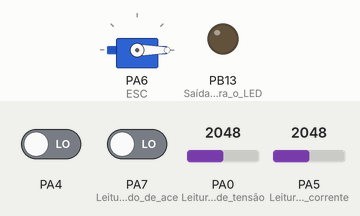
A sketch run on a simulated STM32 Blue Pill. Shown: servo, output pins drawn as LEDs (lit = HIGH). The inputs (shaded band) are chosen by the test bench; at power-on: PA4 LOW, PA0 (Leitura_de_tensão) = 2048, PA5 (Leitura_de_corrente) = 2048, PA7 (Leitura_do_comando_de_ace) LOW. EEPROM starts erased; what the sketch prints to the serial monitor is not drawn.

Above: at 0.1 s.
At 1.2 s:
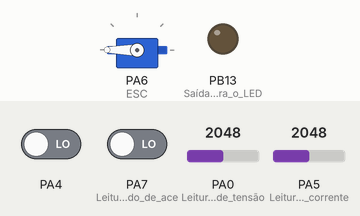
1.3 s: PA4 driven HIGH
At 2.4 s:
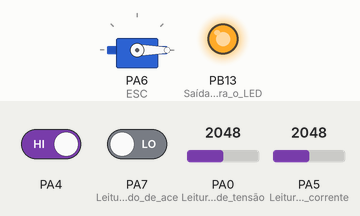
Timing chart, 0 to 33.5 s (numbered marks = the images above; inputs shaded):
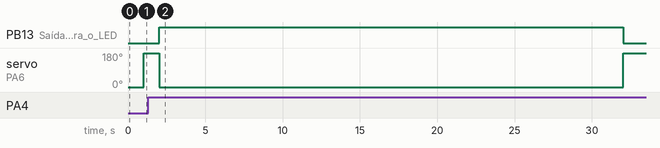

Measured:
- after the input at 1.3 s, PB13 (Saída_para_o_LED): LOW → HIGH after 0.71 s, → LOW 30.0 s later; servo on PA6 (ESC): 180° → 0° after 0.71 s, → 180° 30.0 s later

The sketch:

limitador_potencia_STM32.ino
```cpp
#include "Servo.h"
#include <EEPROM.h>

// ===== Constantes de reguláveis ===== // Ajustar conforme necessário
#define potlimit 660.0 // Limite de potência, em watts
#define iref 30.0 // Corrente de referência para calibração usada na rotina 3, em amepres
#define fcv 168.61 // Fator multiplicativo de correção da tensão (o valor bruto da leitura é dividido por esse valor)
#define ansdelay 550 // Coeficiente de atraso na resposta do limitador (muito alto o torna difícil de pilotar, muito baixo torna o limitador instável)
#define threshold 5.0 // Threshold de ativação do limitador (em watts) - serve para que o limitador mande sinal zero quando estiver próximo o suficiente de zero
#define samples 50000 // Quantidade de amostras de leitura de tensão e corrente para calibragem
#define window 30 // Janela de amostras para média de corrente na rotina zero (rotina do limitador)
#define radioLow 942// Limite inferior do rádio, medido em us, deve ser ajustado conforme o mínimo do rádio
#define radioHigh 1942// Limite superior do rádio, medido em us, deve ser ajustado conforme o máximo do rádio

// ===== Definições da EEPROM ===== // Não é necessário mexer
#define EMA0 0 //endereço de memória EEPROM onde ficará o fator de correção de corrente aritmético
#define EMA1 1 //endereço de memória EEPROM onde ficará o fator de correção de corrente geométrico
#define EMA2 2 //endereço de memória EEPROM onde ficará a informação se o fator aritmético é ou não negativo
#define EMA3 3 //endereço de memória EEPROM onde ficará a informação se o fator geométrico é ou não negativo

// ===== Variáveis de controle de rotina ===== //
uint8_t ctt = 0;
uint8_t routine = 1;

// ===== Variáveis de leitura e correção do limitador ===== //
float soma, soma2;
int correcao, correcao2;
uint8_t negativo, negativo2;
float a1, a2, a3, a4, a5;
float tensao = 0.00, t2 = 0.0, corrente = 0.00, comando = 0.00, potreal, potteor;
float cmdESC = 0;

// ===== Objeto servo ===== //
Servo ESC; // Nota: usamos a biblioteca servo.h para o controle do ESC, pois ele recebe o mesmo tipo de comando (duty-cycle 2-20 ms)

void basicSetup() {
	pinMode(PA0, INPUT_ANALOG); // Leitura de tensão
	pinMode(PA5, INPUT_ANALOG); // Leitura de corrente
	pinMode(PA7, INPUT); // Leitura do comando de aceleração por rádio
	pinMode(PB13, OUTPUT); // Saída para o LED
	attachInterrupt(digitalPinToInterrupt(PA4), avancaRotina, RISING); // Botão rotina
	digitalWrite(PB13, LOW);
	Serial.begin(115200);
	ESC.attach(PA6,radioLow,radioHigh); // Range de saída para o ESC
}

void leituraEEPROM() {
	negativo = EEPROM.read(EMA2); //le da EEPROM se o fator de correção aritmético é negativo
	negativo2 = EEPROM.read(EMA3); //le da EEPROM se o fator de correção geométrico é negativo

	if (negativo) correcao = -EEPROM.read(EMA0); // se o fator aritmético é negativo, le e inverte o sinal do fator de correção aritmético
	else correcao = EEPROM.read(EMA0); // caso contrário le o fator de correção aritmético normalmente

	if (negativo2) correcao2 = -EEPROM.read(EMA1); //se o fator geométrico é negativo, le e inverte o sinal do fator de correção geométrico
	else correcao2 = EEPROM.read(EMA1); //le o fator de correção geométrico normalmente
}

void setup() {
	basicSetup();
	leituraEEPROM();
}

void avancaRotina(){ // Função para impedir que um clique no botão avance várias rotinas, pois o attach interrupt é muito rápido
	ctt = routine;
}

void loop() {
		while (ctt == 1){ //rotina 1 (calibra o offset do sensor de corrente)
			soma = 0;
			digitalWrite(PB13, HIGH);

			for (int ct2 = 0; ct2 < samples; ct2 ++){ //le sample vezes e faz as médias das leituras e adiciona em soma
				ESC.write(0);
				a5 = analogRead(PA5);
				a4 = analogRead(PA5);
				a3 = analogRead(PA5);
				a2 = analogRead(PA5);
				a1 = analogRead(PA5);
				corrente = (a1+a2+a3+a4+a5)/5.0;
				soma = soma + (corrente);
			}

			correcao = soma/samples; //calcula o offset médio

			Serial.print("Fator correção 1: "); //imprime os valores da correção
			Serial.print(EEPROM.read(EMA0));
			Serial.print(" -> ");
			Serial.println(correcao);
			Serial.print("Negativo: ");
			Serial.print(EEPROM.read(EMA2));
			Serial.print(" -> ");

			if (correcao < 0){ //armazena o valor de correção diferentemente dependendo se ele é positivo ou negativo
				negativo = 1;
				EEPROM.update(EMA2, negativo);
				EEPROM.update(EMA0, -correcao);
			}
			else{
				negativo = 0;
				EEPROM.update(EMA2, negativo);
				EEPROM.update(EMA0, correcao);
			}

			Serial.println(negativo);
			delay(2000);
			digitalWrite(PB13, LOW);
			routine = 2;
			ctt = 0;
		}

		if (ctt == 2){ //rotina 2 (acelera até a velocidade alvo)
			digitalWrite(PB13, HIGH);
			delay(1000);
			routine = 3;

			while(ctt == 2){
				cmdESC = (pulseIn(PA7, HIGH) - radioLow)*0.18;
				ESC.write(cmdESC);
			}

			digitalWrite(PB13, LOW);
		}

		while (ctt == 3){ //rotina 3 (calibração do ganho proporcional da corrente)
			soma2 = 0;
			digitalWrite(PB13, HIGH);

			for (int ct2 = 0; ct2 < samples; ct2 ++){ //le sample vezes e faz as médias das leituras e adiciona em soma2
				a5 = analogRead(PA5);
				a4 = analogRead(PA5);
				a3 = analogRead(PA5);
				a2 = analogRead(PA5);
				a1 = analogRead(PA5);
				corrente = (a1+a2+a3+a4+a5)/5.0;
				soma2 = soma2 + ((corrente-correcao)/iref);
			}

		correcao2 = soma2/samples; //calcula o fator de correção médio

		Serial.print("Fator correção 2: "); //imprime os valores da correção
		Serial.print(EEPROM.read(EMA1));
		Serial.print(" -> ");
		Serial.println(correcao2);
		Serial.print("Negativo 2? ");
		Serial.print(EEPROM.read(EMA3));
		Serial.print(" -> ");

		if (correcao2 < 0){ //armazena o valor de correção diferentemente dependendo se ele é positivo ou negativo
				negativo2 = 1;
				EEPROM.update(EMA3, negativo2);
				EEPROM.update(EMA1, -correcao2);
			}
			else{
				negativo2 = 0;
				EEPROM.update(EMA3, negativo2);
				EEPROM.update(EMA1, correcao2);
			}

		Serial.println(negativo2);
		ESC.write(0);
		delay(5000);
		digitalWrite(PB13, LOW);
		routine = 1;
		ctt = 0;
	}

	while (ctt == 0){ //rotina 0 (limitador)
	for (int ct2 = 0; ct2 < window; ct2++){ //roda window vezes e soma os resultados da corrente e tensao em t2 e a1
		t2 = t2 + (analogRead(PA0)/fcv); //tensao
		a1 = a1+analogRead(PA5); //corrente
		ESC.write(cmdESC);
	}

	tensao = t2/window; //calcula tensao media
	corrente = ((a1/window) - correcao)/correcao2; //calcula corrente media

	a1 = 0; //zera os somatórios
	t2 = 0;

	potreal = (corrente*tensao); //calcula a potencia real
	comando = (pulseIn(PA7, HIGH) - radioLow)/10.0; //le o comando do radio
	potteor = potlimit*comando/100; //calcula a potencia teorica de acordo com o comando

	Serial.print(potreal); //Imprime os valores (para calibracao)
	Serial.print(" | ");
	Serial.print(potteor);
	Serial.print(" | ");
	Serial.print(corrente);
	Serial.print(" | ");
	Serial.print(tensao);
	Serial.print(" | ");
	Serial.print(comando);

	if (potteor < threshold){ //se a potencia for menor que um threshold definido, o motor nao liga
		cmdESC = 0;
	}
	else{
		cmdESC = cmdESC + (potteor - potreal)/ansdelay; //escreve a potencia para o esc
	}
	}
}
```
